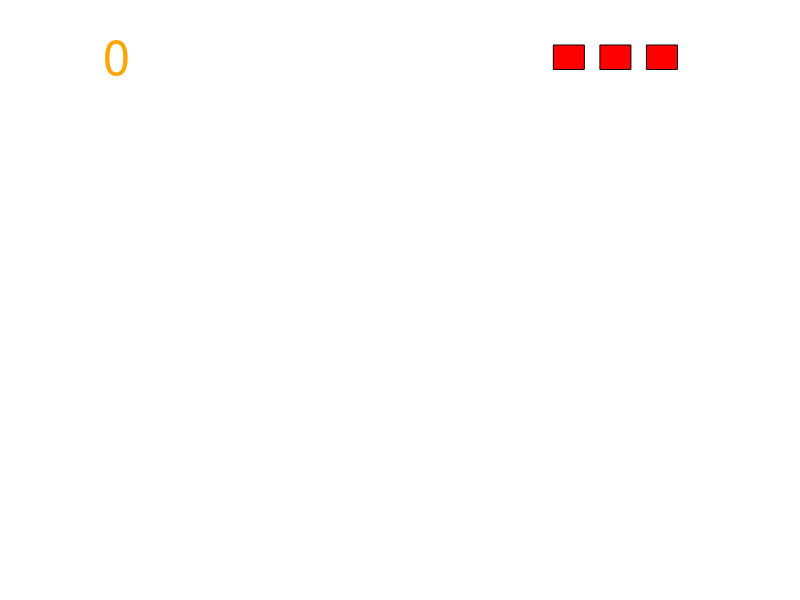

Reproduce this figure in MATLAB. (Note: this script raises an error after producing the figure.)
function crabNinja ()

  GRAVITY = -0.0005;
  KEY_NAMES = {'w', 'a', 's', 'd', 'q', 'r'};

  KeyStatus = false(1,length(KEY_NAMES));
  isMouseDown = 0;

  clf;
  figure(1, 'KeyPressFcn', @KeyDown, ...
            'KeyReleaseFcn', @KeyUp, ...
            'WindowButtonMotionFcn', @MouseDragged, ...
            'WindowButtonDownFcn', @MouseClicked, ...
            'WindowButtonUpFcn', @MouseReleased,...
            'DeleteFcn', @EndLoop);

  score = 0;
  lives = 3;

  axis([1,1000,1,1000]);
  set(gca,'Visible', "off");
  for i=1:lives
    hearts(i) = patch([1000,950,950,1000]-(75*i),[1000,1000,950,950],'red');
  endfor
  scoreText = text(1,975,num2str(score),'FontSize', 35, 'Color', [1,0.65,0]);

  MAX_FISH = 18;

  for i=1:8
    [fishImages(i).X, fishImages(i).map] = imread(strcat("assets/fish",num2str(i),".png"));
    [cutFishImages(i).X, cutFishImages(i).map] = imread(strcat("assets/cutfish",num2str(i),".png"));
  endfor
  [crabImage.x, crabImage.map] = imread("assets/crab.png");

  for i=1:MAX_FISH
    fishes(i).frame = subplot("position", [1.1 + (0.2 * i),1.1,0.05,0.05]);
    if(i >= 3)
      if(i <= 8)
        index = i-2;
      else
        index = floor(i/2)-2;
      endif
      imshow(fishImages(index).X,fishImages(index).map);
    else
      imshow(crabImage.x, crabImage.map);
    endif
    fishes(i).velocity = [0,0];
    fishes(i).isDead = true;
    fishes(i).isCut = false;
    fishes(i).cutFrame = subplot("position", [1.1 + (0.2 * i),1.3,0.05,0.05]);
    if(i >= 3)
      if(i <= 8)
        index = i-2;
      else
        index = floor(i/2)-2;
      endif
      imshow(cutFishImages(index).X,cutFishImages(index).map);
    else
      imshow(crabImage.x, crabImage.map);
    endif

    fishes(i).currentFrame = fishes(i).frame;
  endfor
  pause(0.01);

  TARGET_FPS = 60;
  MAX_FRAME_SKIP = 5;

  FRAME_DURATION = 1/TARGET_FPS;

  isRunning = true;
  fishJumping = false;

  stageStartTime = tic;
  CurrentFrameNo = 0;
  while(isRunning)
      loops = 0;
      curTime = toc(stageStartTime);
      while(curTime >= ((CurrentFrameNo) * FRAME_DURATION) && loops < MAX_FRAME_SKIP)

        if(curTime >= 2 && !fishJumping && (mod(curTime,3) <= 0.02 || KeyStatus(6)))
          summonFish(floor(rand*5)+3);
        endif

        fishJumping = false;
        for i=1:length(fishes)
          moveFish(i);
          if(!(fishes(i).isDead))
            fishJumping = true;
          endif
        endfor

        CurrentFrameNo = CurrentFrameNo + 1;
        loops = loops + 1;
      endwhile

      if(KeyStatus(5) || lives <= 0)
        break;
      endif

      pause(0.001);
  endwhile

  printf("%s", ["You got a score of ", num2str(score), "!\n"]);
  highscore = load("highscore.txt", "-", "score");
  if(score > highscore.score)
    save highscore.txt score;
    printf("%s", "NEW HIGH SCORE!\n");
  endif

  close all
  clear

  % Helper functions for better organization
  function summonFish(toSummon)
    % can be repeat numbers, but not really worried
    % because toSummon should be random anyway
    fishNums = floor((rand(1,toSummon) * 18) + 1);
    for i = fishNums
      tempPos = [(rand*0.9)-0.1, -0.4, 0.2, 0.2];
      if(tempPos(1) <= 0.3)
        xVelocity = (rand * 0.002) + 0.002;
      elseif(tempPos(1) >= 0.5)
        xVelocity = (rand * -0.002) - 0.002;
      else
        xVelocity = 0;
      endif
      fishes(i).velocity = [xVelocity,0.03 + (rand*0.005)];
      if(fishes(i).isCut)
        % set(fishes(i).frame, 'position', get(fishes(i).cutFrame, 'position'));
        fishes(i).currentFrame = fishes(i).frame;
        fishes(i).isCut = false;
      endif
      fishes(i).isDead = false;
      set(fishes(i).currentFrame, 'position', tempPos);
    endfor
  endfunction

  function moveFish(fishNum)
    if(!(fishes(fishNum).isDead))
      temp = get(fishes(fishNum).currentFrame, 'position');
      temp(1) += fishes(fishNum).velocity(1);
      temp(2) += fishes(fishNum).velocity(2);
      if(temp(2) > -0.5)
        fishes(fishNum).velocity(2) += GRAVITY;
      else
        fishes(fishNum).velocity(2) = 0;
        fishes(fishNum).isDead = true;
        if(fishNum >= 3 && !(fishes(fishNum).isCut))
          set(hearts(lives), 'FaceColor', [0.25, 0.25, 0.25]);
          lives--;
        endif
      endif

      if(isMouseDown && !(fishes(fishNum).isCut))
        mousePos = get(gcf, 'CurrentPoint');
        mousePos(1) /= get(gcf,'position')(3);
        mousePos(2) /= get(gcf, 'position')(4);
        fishPos = get(fishes(i).frame, 'position');
        minDistances = [0.085,0.065];
        if(fishNum < 3)
          minDistances = [0.06, 0.045];
        endif
        if(abs(mousePos(1) - (fishPos(1)+0.1)) < minDistances(1) && abs(mousePos(2) - (fishPos(2)+0.1)) < minDistances(2) )
          set(fishes(i).frame, 'position', [1.1 + (0.2 * fishNum),1.1,0.05,0.05]);
          set(fishes(fishNum).cutFrame, 'position', get(fishes(fishNum).frame, 'position'));
          fishes(fishNum).currentFrame = fishes(fishNum).cutFrame;
          fishes(fishNum).isCut = true;
          if(fishNum < 3)
            for i=1:lives
               set(hearts(lives), 'FaceColor', [0.25, 0.25, 0.25]);
               lives--;
            endfor
          else
            score++;
            set(scoreText, 'String', num2str(score));
          endif
        endif
      endif

      set(fishes(fishNum).currentFrame, 'position', temp);
    endif
  endfunction

  % Callback functions
  function MouseDragged(hObject, eventdata, handles)
    % Doesn't need a body just needs to be defined to update CurrentPoint
    % for some reason...
  endfunction
  function MouseClicked(hObject, eventdata, handles)
    isMouseDown = true;
  endfunction
  function MouseReleased(hObject, eventdata, handles)
    isMouseDown = false;
  endfunction

  function KeyUp(hObject, eventdata, handles)
    LastKeyStatus = KeyStatus;
    key = eventdata.Character;
    KeyStatus = (~strcmp(key, KEY_NAMES) & LastKeyStatus);
  endfunction
  function KeyDown(hObject, eventdata, handles)
    LastKeyStatus = KeyStatus;
    key = eventdata.Character;
    KeyStatus = (strcmp(key, KEY_NAMES) | LastKeyStatus);
  endfunction

  function EndLoop(hObject, eventdata, handles)
    isRunning = false;
  endfunction

endfunction

